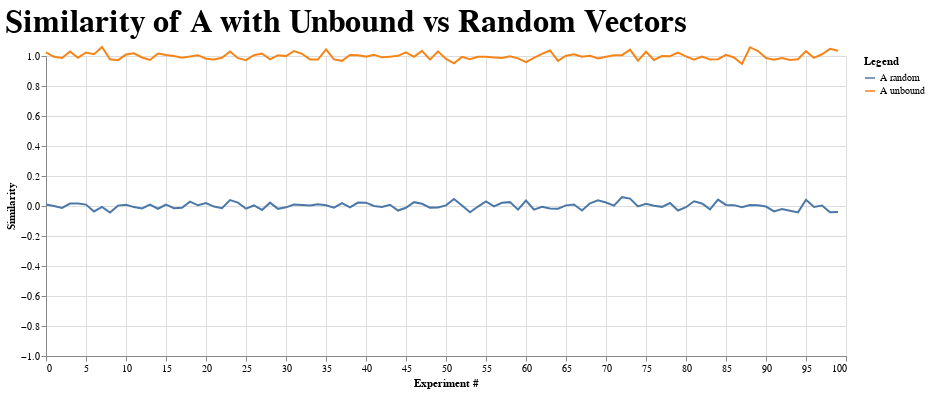

Source (notebook cell):
### Code cell
res = [experiment() for _ in range(100)]

df = pd.DataFrame(res).reset_index()

df_melted_a = df.reset_index().melt(
    id_vars="index", 
    value_vars=["A unbound", "A random"], 
    var_name="Type", 
    value_name="Similarity"
)


chart = alt.Chart(df_melted_a).mark_line().encode(
    x=alt.X("index:Q", title="Experiment #"),
    y=alt.Y("Similarity:Q", title="Similarity", scale=alt.Scale(domain=[-1, 1])),
    color=alt.Color("Type:N", title="Legend"),  # adds a legend based on the "Type" column
    tooltip=["index:Q", "Type:N", "Similarity:Q"]
).properties(
    title="Similarity of A with Unbound vs Random Vectors",
    width=800,
    height=300
).configure_title(
    fontSize=32,
    anchor="start"
)

chart

### Figure 1 — Vega-Lite specification as saved in the notebook (floating-point values rounded to 4 significant figures; data arrays with more than 128 entries replaced by an {"elided": "..."} marker saying what was removed)
{"config": {"view": {"continuousWidth": 300, "continuousHeight": 300}, "title": {"anchor": "start", "fontSize": 32}}, "data": {"name": "data-c9d0c59e39099133896a95204f7e84eb"}, "mark": {"type": "line"}, "encoding": {"color": {"field": "Type", "title": "Legend", "type": "nominal"}, "tooltip": [{"field": "index", "type": "quantitative"}, {"field": "Type", "type": "nominal"}, {"field": "Similarity", "type": "quantitative"}], "x": {"field": "index", "title": "Experiment #", "type": "quantitative"}, "y": {"field": "Similarity", "scale": {"domain": [-1, 1]}, "title": "Similarity", "type": "quantitative"}}, "height": 300, "title": "Similarity of A with Unbound vs Random Vectors", "width": 800, "$schema": "https://vega.github.io/schema/vega-lite/v5.8.0.json", "datasets": {"data-c9d0c59e39099133896a95204f7e84eb": {"elided": "200 records"}}}
